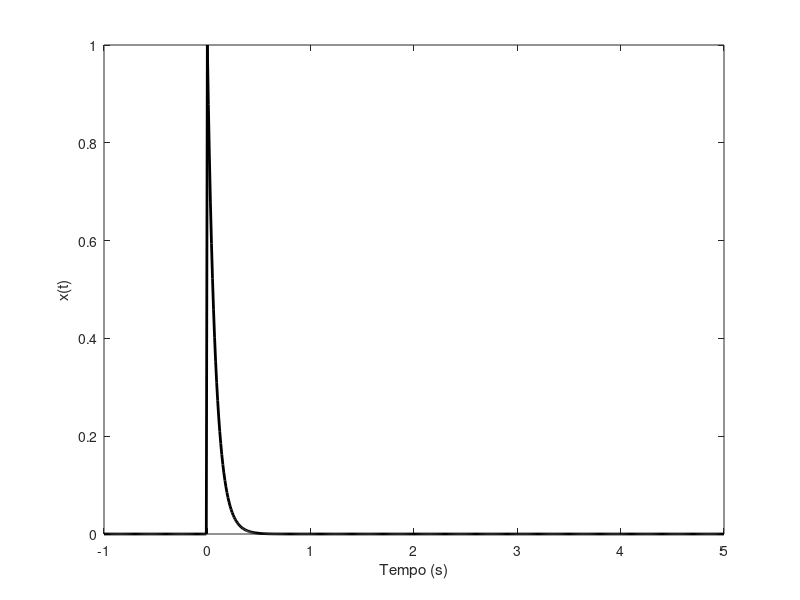
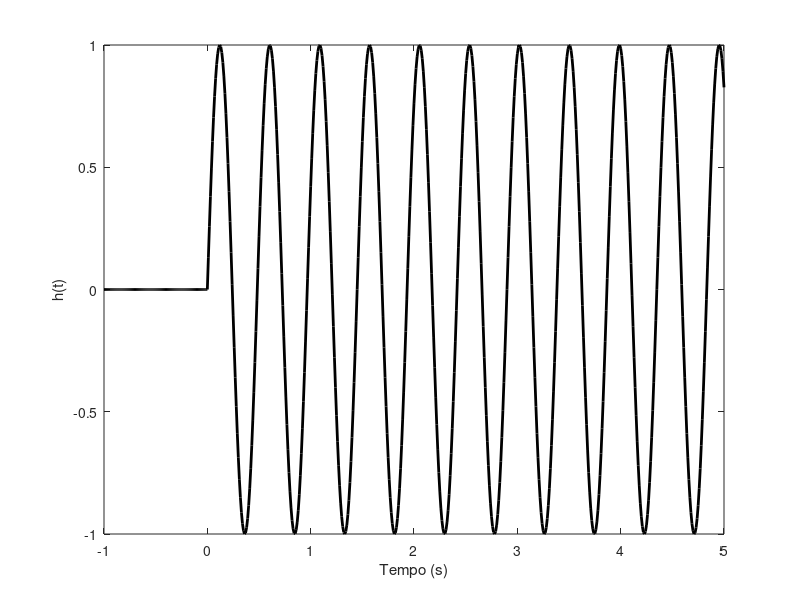
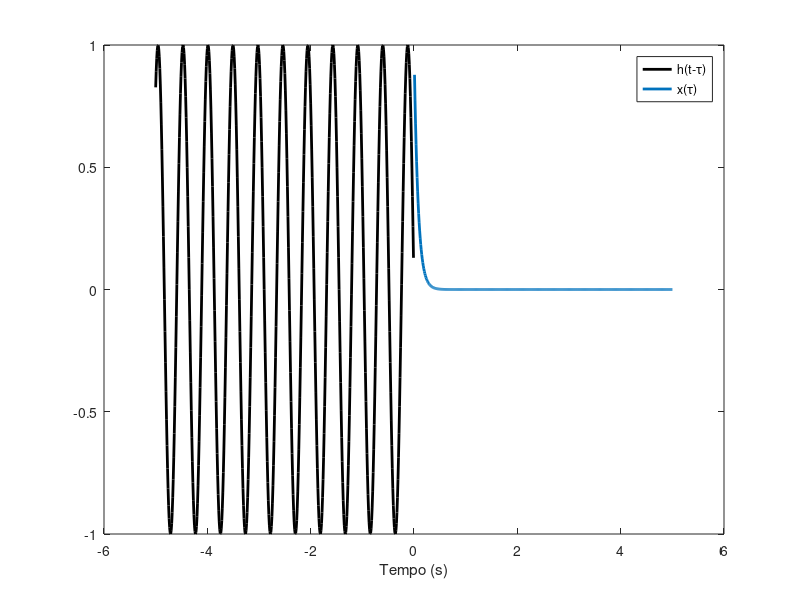
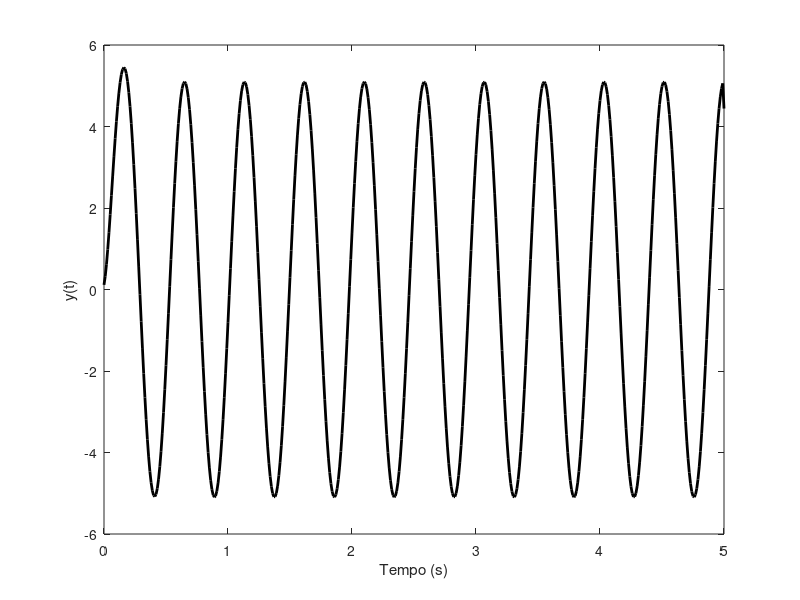

Here is the MATLAB script that generated these plots, in order:
%Convolução de dois sinais contínuos
close all; clc; clear;
%----------------------------------------------------------
% Inicialização - definindo a "função" degrau unitário
% ---------------------------------------------------------
t = -1:0.01:5;
t1=-1:0.01:-0.01;
t2=0:0.01:5;
u1(1:max(size(t1)))=0;
u2(1:max(size(t2)))=1;
u=[u1 u2];
% ----------------------------------------------------------
% Definindo a função x(t) e gerando gráfico - Figura 1
%-----------------------------------------------------------
x = exp(-13*t).*u;
fig=figure();
p=plot(t,x,'k');
set(p,'LineWidth',2);
ylabel('x(t)')
xlabel('Tempo (s)');
% ----------------------------------------------------------
% Definindo a função h(t) e gerando gráfico - Figura 2
%-----------------------------------------------------------
fig=figure();
h = sin(13*t).*u;
p=plot(t,h,'k');
set(p,'LineWidth',2);
ylabel('h(t)')
xlabel('Tempo (s)');
% ----------------------------------------------------------
% Definindo a função x(t) para t > 0
% Realizando a reflexão de h(t) --> h(-t) e gerando gráfico - Figura 3
%-----------------------------------------------------------
fig=figure();
t = 0.01:0.01:5;
u1(1:max(size(t)))=1;
x = exp(-13*t).*u1;
h = sin(13*t).*u1;
p=plot(-t,h,'k',t,x);
set(p,'LineWidth',2);
legend('h(t-\tau)','x(\tau)')
xlabel('Tempo (s)');
% ----------------------------------------------------------
% Realizando a convolução y(t)=x(t)*h(t) para t > 0
% e gerando gráfico - Figura 4
%-----------------------------------------------------------
t = 0:0.01:5;
fig=figure();
y=conv(h,x);
p=plot(t,y(1:length(t)),'k');
set(p,'LineWidth',2);
ylabel('y(t)');
xlabel('Tempo (s)');
